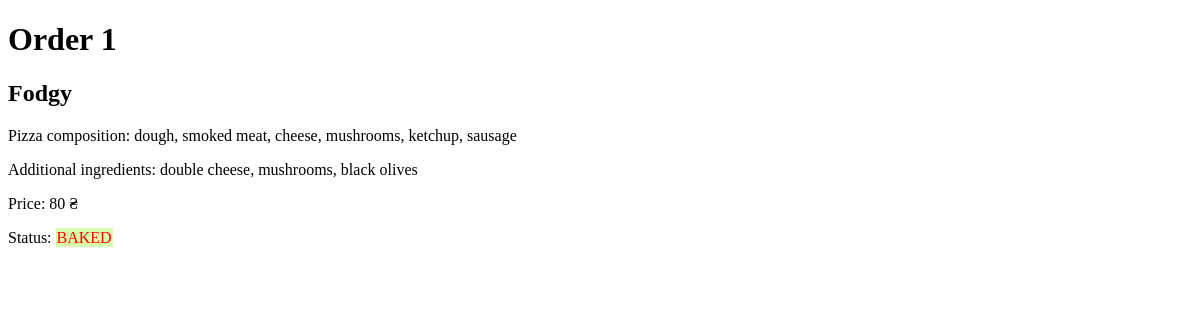
Page /order/1 on the committed database.
### tables this page shows
CREATE TABLE zakaz_table(
            id INTEGER PRIMARY KEY AUTOINCREMENT,
            pizza_name_zakaz TEXT NOT NULL,
            pizza_description TEXT NOT NULL,
            ingr_name_zakaz TEXT NOT NULL,
            price_zakaz TEXT NOT NULL,
            status_zakaz TEXT NOT NULL DEFAULT "BAKED"
            );

### app.py (the view)
@app.route("/order/<int:order_id>", methods=("GET", "POST"))
def order(order_id):
    zakaz = select_order_by_id(g.con, order_id)
    return render_template("order.html", zakaz=zakaz)

### app.py (called while the page is built)
@app.before_request
def before_request():
    g.con = create_connection()

@app.teardown_request
def teardown_request(exception):
    close_connection(g.con)

### models.py (called while the page is built)
def create_connection():
    connection = sqlite3.connect("resurses/pizza_db.db")
    return connection

def close_connection(connection):
    connection.close()

def select_order_by_id(connection, order_id):
    cursor = connection.cursor()
    cursor.execute(
        """
        SELECT * from zakaz_table
        WHERE id=?
        """,
        (order_id, )
    )
    resulte = cursor.fetchone()
    _id = resulte[0]
    name = resulte[1]
    pizza_description = resulte[2]
    description = resulte[3]
    price = resulte[4]
    status = resulte[5]
    return {
        "order_id": _id,
        "name": name,
        "pizza_description": pizza_description,
        "description": description,
        "price": price,
        "status": status
    }

### templates/order.html (shortened to what this page needs)
<!DOCTYPE html>
<html lang="en">
<head>
</head>
<body>
    <h1>Order {{zakaz.order_id}}</h1>
    <h2>{{zakaz.name}}</h2>
    <p>Pizza composition: {{zakaz.pizza_description}} </p>
    <p>Additional ingredients: {{zakaz.description}} </p>
    <p>Price: {{zakaz.price}} ₴</p>
        {% if zakaz.status == "BAKED" %}
        <p><a>Status: <span class="colortext"> {{zakaz.status}} </span> </a></p>
        {% else %}
        <p><a>Status: <span class="colortext1"> {{zakaz.status}} </span> </a></p>
        {% endif %}
</body>
</html>

### templates/order.html (style rules this page uses)
.colortext { background: #D9FFAD; color: red; padding: 1px; display: inline; }

### rows in the picture
zakaz_table: name "Fodgy", pizza_description "dough, smoked meat, cheese, mushrooms, ketchup, sausage", description "double cheese, mushrooms, black olives", price "80", status "BAKED"

### other values in the picture
{{ zakaz.order_id }} "1"
